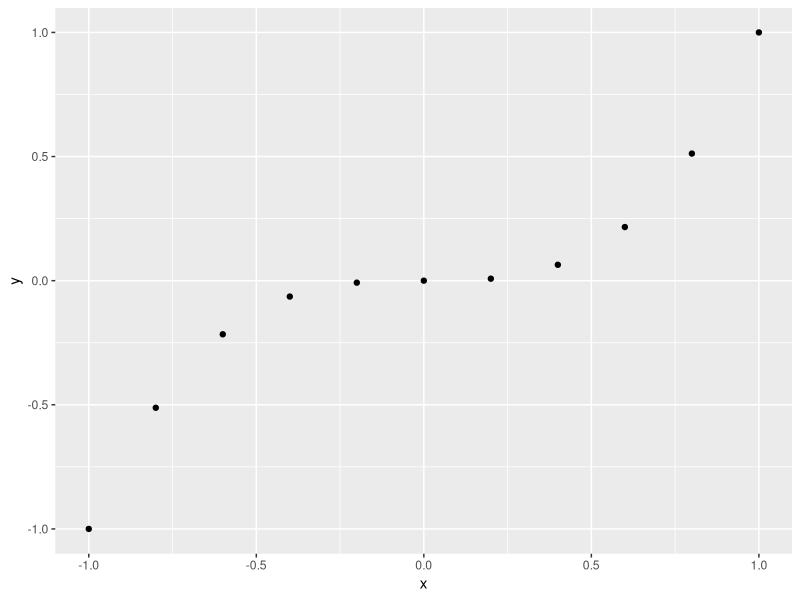
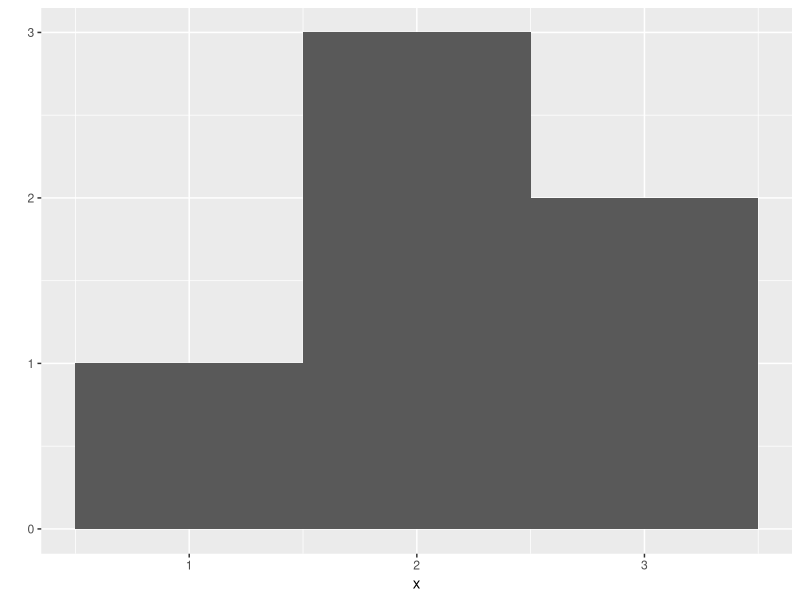
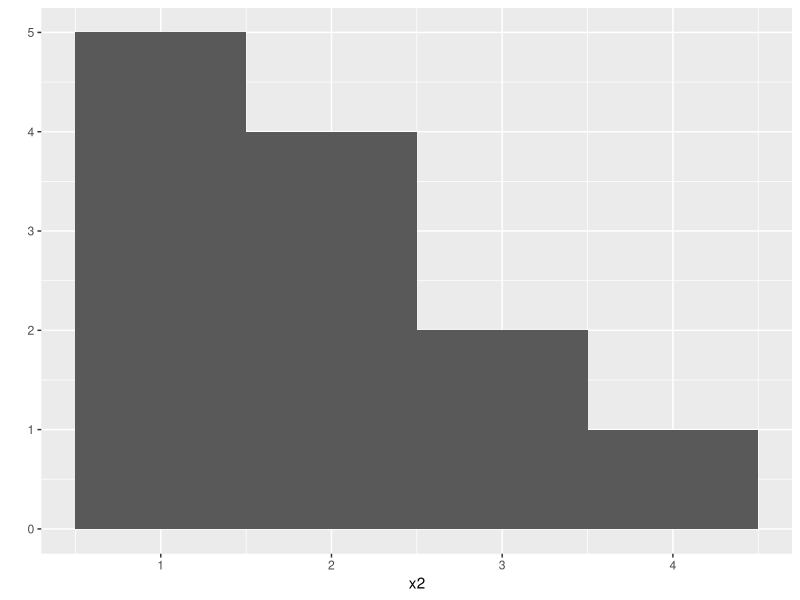
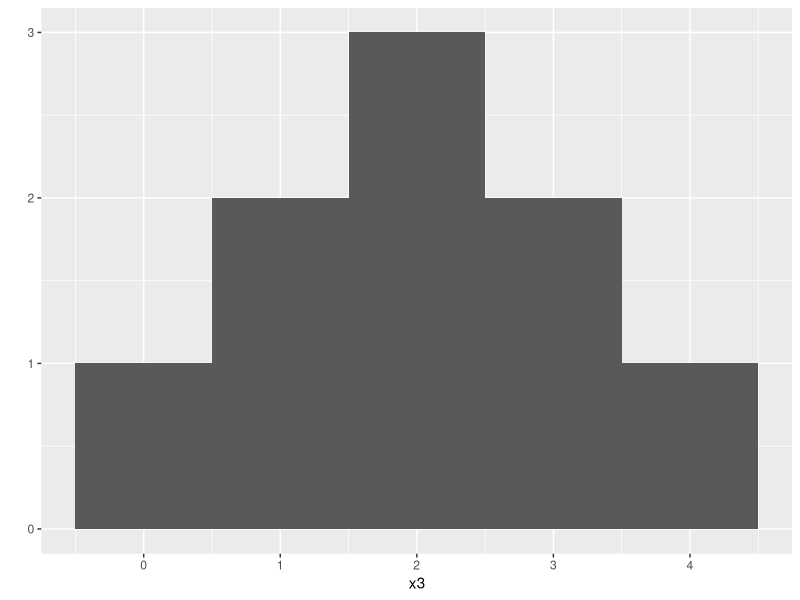
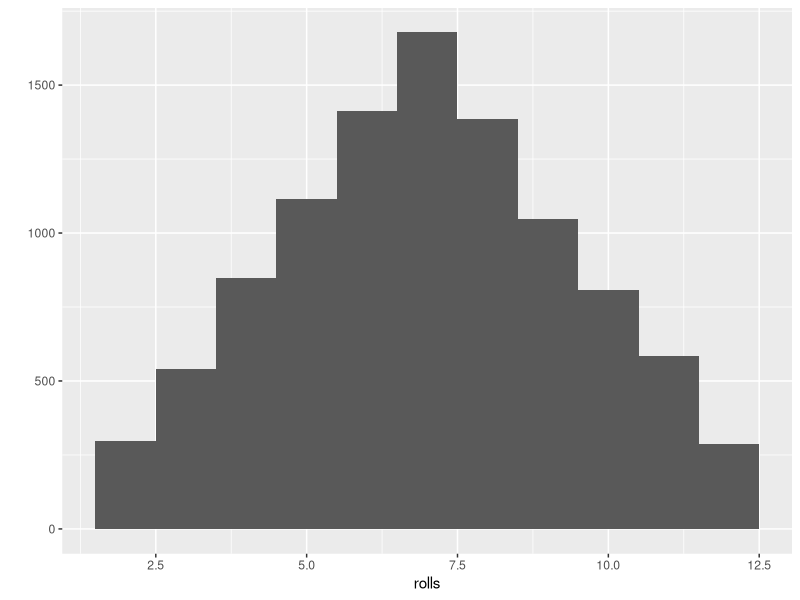

R code for these plots, in order:
# instalando pacotes

if(!require(ggplot2)) install.packages("ggplot2") # Instalação do pacote caso não esteja instalado
library(ggplot2)                                  # carregue o pacote ggplot2

qplot

x <- c(-1, -0.8, -0.6, -0.4, -0.2, 0, 0.2, 0.4, 0.6, 0.8, 1)
x

y <- x^3
y

qplot(x, y)


x <- c(1, 2, 2, 2, 3, 3)
qplot(x, binwidth = 1)

x2 <- c(1, 1, 1, 1, 1, 2, 2, 2, 2, 3, 3, 4)
qplot(x2, binwidth = 1)

x3 <- c(0, 1, 1, 2, 2, 2, 3, 3, 4)
qplot(x3, binwidth = 1)

# replicate - fornece uma maneira fácil de repetir um comando
replicate(3, 1 + 1) # (quantas vezes repetir, repetir o que?)

roll <- function(die = 1:6){
  dice <- sample(die, size = 2, replace = TRUE)
  sum(dice)
}

replicate(10, roll())

rolls <- replicate(10000, roll())
qplot(rolls, binwidth = 1)


# 3.2 Obtendo ajuda com as páginas de ajuda